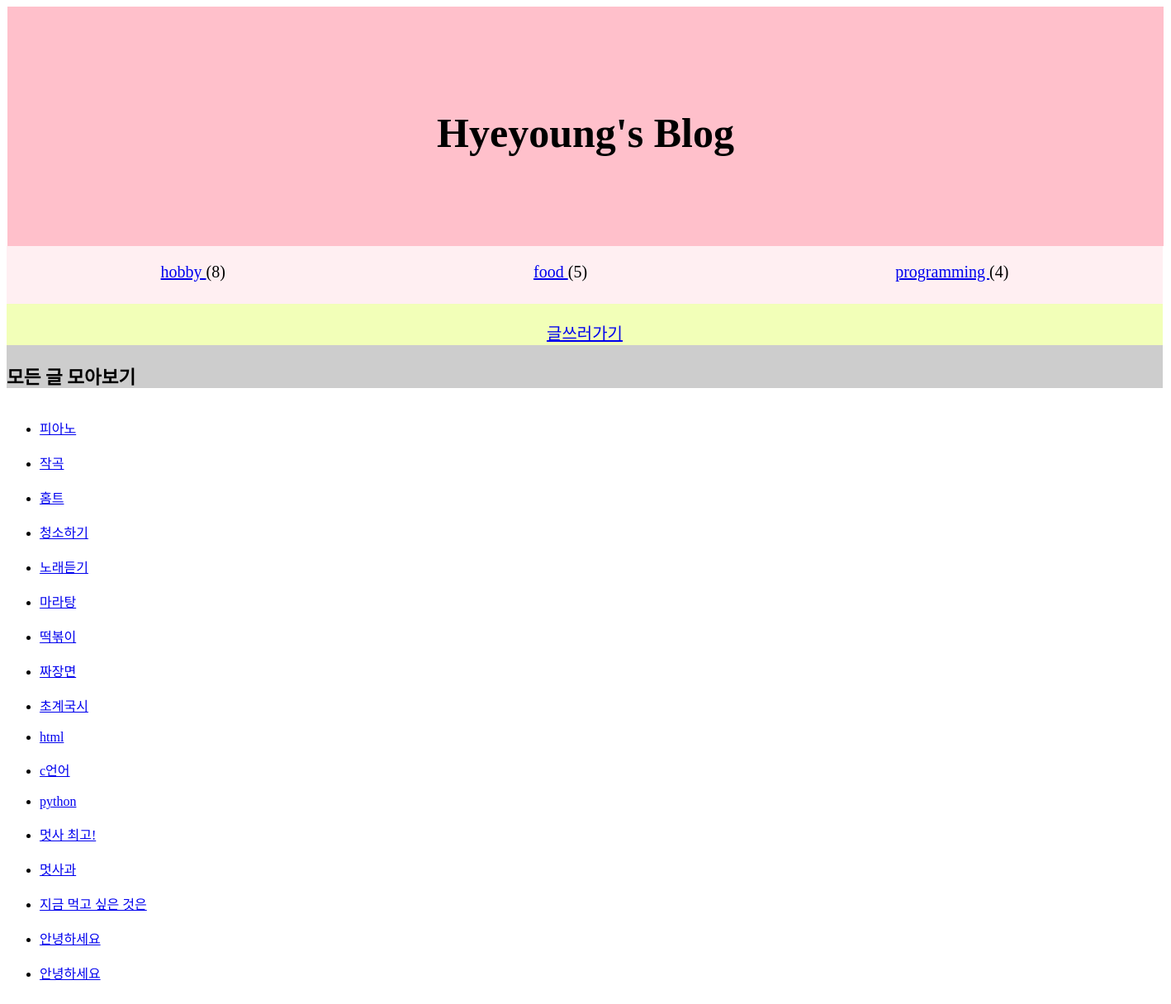
Page /list on the committed database.
### blogApp/models.py (models this page shows, shortened)
class Article(models.Model):
    title = models.CharField(max_length=100)
    content = models.TextField()
    category = models.CharField(max_length=20,default='')
    time = models.DateTimeField(auto_now=True)

### blogApp/views.py (the view)
# urls.py: path('list', views.list, name='list'),
def list(request):
    articles = Article.objects.all()
    hobby_category = Article.objects.filter(category='hobby')
    food_category = Article.objects.filter(category='food')
    programming_category = Article.objects.filter(category='programming')
    return render(request, 'list.html', {'articles': articles, 'hobby_category' : hobby_category, 'food_category' : food_category, 'programming_category' : programming_category})

### blogApp/templates/list.html (shortened to what this page needs)
<!DOCTYPE html>
<html lang="en">
<head>
</head>
{% load static %}
<link rel="stylesheet" type="text/css" href="{% static 'list.css' %}">
<body>
    <div class="blogtitle">
    <h1>Hyeyoung's Blog</h1>
    </div>
    <div class="container">
        <div><a href="{% url 'hobby' %}">hobby </a>({{hobby_category|length}})</div>
        <div><a href="{% url 'food' %}">food </a>({{food_category|length}})</div>
        <div><a href="{% url 'programming' %}">programming </a>({{programming_category|length}})</div>
    </div>
    <div class="write"><a href="{% url 'new' %}">글쓰러가기</a></div>
   <div class="all" >
    <h2>모든 글 모아보기</h2>
   </div>
   <div class="listlist">
    <ul>
        {% for article in articles %}
        <li>
            <a href="{% url 'detail' article.id %}">{{ article.title }}</a>
        </li>
        <br/>
        {% endfor %}
    </ul>
    </div>
</body>
</html>

### blogApp/static/list.css (style rules this page uses)
.blogtitle { background-color: pink; width: 1400px; height: 200px; margin: 0 auto; text-align: center; padding-top: 90px; }
.blogtitle h1 { font-size: 50px; }
.container { display: flex; position: relative; justify-content:space-around; width: 1400px; height:50px; font-size: 20px; padding-top:20px; background-color: rgb(255, 239, 242); }
.write { width:1400px; height:50px; background-color: rgb(242, 255, 184); text-align: center; padding-top: 20px; font-size: 20px; }
.all { background-color: rgb(205, 205, 205); width: 1400px; height:50px; position: relative; bottom: 20px; font-size: 15px; padding-top:2px; }

### rows in the picture
Article: title "피아노"
Article: title "작곡"
Article: title "홈트"
Article: title "청소하기"
Article: title "노래듣기"
Article: title "마라탕"
Article: title "떡볶이"
Article: title "짜장면"
Article: title "초계국시"
Article: title "html"
Article: title "c언어"
Article: title "python"
Article: title "멋사 최고!"
Article: title "멋사과"
Article: title "지금 먹고 싶은 것은"
Article: title "안녕하세요"
Article: title "안녕하세요"

### other values in the picture
{{ hobby_category|length }} "8"
{{ food_category|length }} "5"
{{ programming_category|length }} "4"
